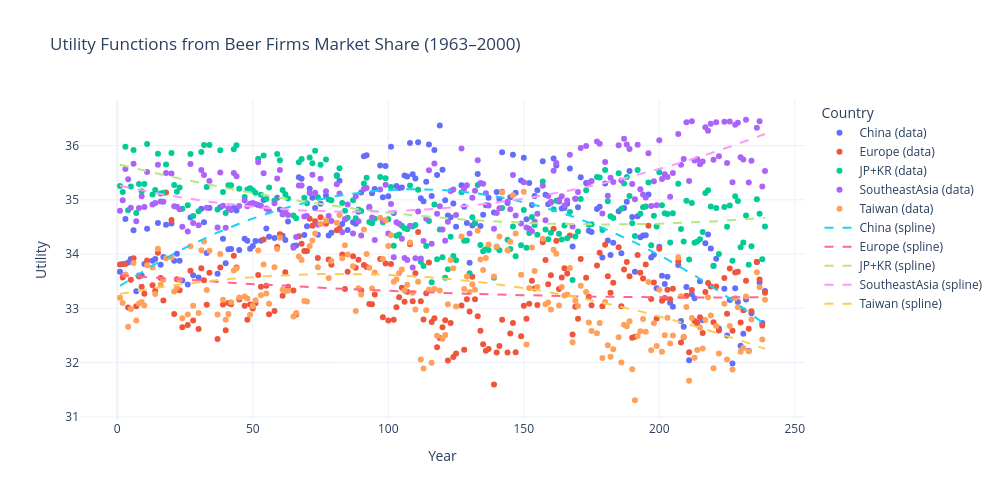

The notebook cell saved with this chart:
### Code cell
countries = ["China", "Europe", "JP+KR", "SoutheastAsia", "Taiwan"]

# Create the interactive Plotly figure
fig = go.Figure()

# Add raw data (scatter)
for country in countries:
    fig.add_trace(go.Scatter(
        x=utility.index,
        y=utility[country],
        mode='markers',
        name=f'{country} (data)',
        marker=dict(symbol='circle')
    ))

# Add spline fits (smooth lines)
for country in countries:
    fig.add_trace(go.Scatter(
        x=utility_fit_pol.index,
        y=utility_fit_pol[country],
        mode='lines',
        name=f'{country} (spline)',
        line=dict(dash='dash')  # You can customize line style here
    ))

# Layout
fig.update_layout(
    title='Utility Functions from Beer Firms Market Share (1963–2000)',
    xaxis_title='Year',
    yaxis_title='Utility',
    width=1000,
    height=500,
    legend_title='Country',
    hovermode='x unified',
    template='plotly_white'
)

fig.show()
